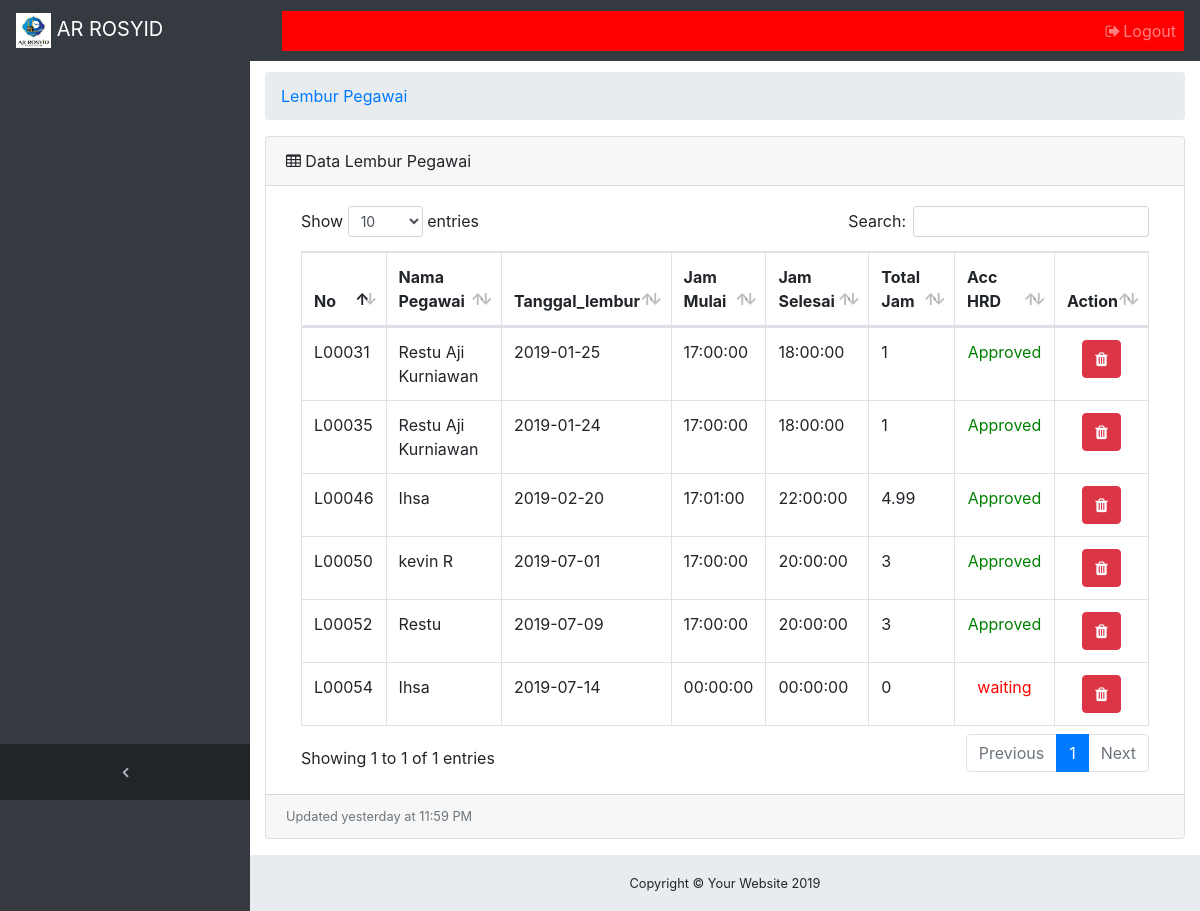
Page /lembur_pegawai.php on the committed database.
### tables this page shows
CREATE TABLE `lembur_pegawai` (
  `id_lembur` varchar(20) NOT NULL,
  `tgl_lembur` date NOT NULL,
  `bulan` varchar(10) NOT NULL,
  `id_pegawai` varchar(20) NOT NULL,
  `jam_mulai` time NOT NULL,
  `jam_selesai` time NOT NULL,
  `acc` char(1) NOT NULL DEFAULT '0' COMMENT '1 = setuju , 0 = belum setuju',
  `keterangan` text NOT NULL
);

CREATE TABLE `karyawan` (
  `id_karyawan` varchar(20) NOT NULL,
  `nip` varchar(200) DEFAULT NULL,
  `nama_karyawan` varchar(200) DEFAULT NULL,
  `jk_karyawan` varchar(200) DEFAULT NULL,
  `tmpt_lahir` varchar(200) DEFAULT NULL,
  `tgl_lahir` date DEFAULT NULL,
  `agama` varchar(200) DEFAULT NULL,
  `tgl_masuk` date DEFAULT NULL,
  `alamat` varchar(200) DEFAULT NULL,
  `no_telpn` varchar(200) DEFAULT NULL,
  `pend_terakhir` varchar(200) DEFAULT NULL,
  `id_jabatan` varchar(20) DEFAULT NULL,
  `id_bagian` varchar(20) DEFAULT NULL,
  `id_status` varchar(20) NOT NULL,
  `no_npwp` varchar(20) NOT NULL,
  `anggota_koperasi` char(1) NOT NULL COMMENT '1 = anggota, 0 = bukan',
  `status_pernikahan` char(1) NOT NULL,
  `jml_anak` char(1) NOT NULL,
  `foto_pegawai` varchar(50) NOT NULL,
  `id_rfid` varchar(50) NOT NULL,
  `status` varchar(1) NOT NULL DEFAULT '1'
);

### lembur_pegawai.php (the view, shortened to what this page needs)
<!DOCTYPE html>
<html lang="en">
<?php require_once "core/init.php";
  global $link;
  $query = "SELECT lembur_pegawai.id_lembur, lembur_pegawai.acc, karyawan.nama_karyawan , SUM(jam_selesai - jam_mulai) AS tot_jam, lembur_pegawai.tgl_lembur, lembur_pegawai.jam_mulai, lembur_pegawai.jam_selesai FROM `lembur_pegawai` INNER JOIN `karyawan` ON lembur_pegawai.id_pegawai = karyawan.id_karyawan GROUP BY lembur_pegawai.id_lembur";
  $sql = mysqli_query($link,$query);
?>
<?php  include('view/head.php'); ?>
<body class="fixed-nav sticky-footer bg-dark" id="page-top">
    <?php require_once "view/navigation.php" ; ?>
  <div class="content-wrapper">
    <div class="container-fluid">
      <ol class="breadcrumb">
        <li class="breadcrumb-item">
          <a href="lembur_pegawai.php">Lembur Pegawai</a>
        </li>
      </ol>
          <div class="card mb-3">
          <div class="card-header">
          <i class="fa fa-table"></i> Data Lembur Pegawai </div>
          <div class="card-body">
          <div class="table-responsive">
            <table class="table table-bordered" id="dataTable" width="100%" cellspacing="0">
              <thead>
                <tr>
                  <th>No</th>
                  <th>Nama Pegawai</th>
                  <th>Tanggal_lembur</th>
                  <th>Jam Mulai </th>
                  <th>Jam Selesai </th>
                  <th>Total Jam </th>
                  <th>Acc HRD </th>
                  <th>Action</th>
                </tr>
              </thead>
              <tbody>
<?php
  while($row = mysqli_fetch_array($sql)){
?>
                <tr>
                  <td><?php echo $row['id_lembur']; ?></td>
                  <td><?php echo $row['nama_karyawan']; ?></td>
                  <td><?php echo $row['tgl_lembur']; ?></td>
                  <td><?php echo $row['jam_mulai']; ?></td>
                  <td><?php echo $row['jam_selesai']; ?></td>
                  <td><?php echo $row['tot_jam']/10000; ?></td>
                  <td align="center"><?php $acc = $row['acc'];
                        if($acc == 1){
                          echo "<font color ="."green".">Approved</font>";
                        }elseif($acc == 2){
                          echo "<font color ="."red".">Rejected</font>";
                        }else{
                          echo "<font color ="."red".">waiting</font>";
                        }
                   ?></td>
                  <td align="center">
                           <a href="lembur_pegawai_delete.php?id=<?php echo $row['id_lembur']?>" onclick="javascript: return confirm('Anda yakin hapus ?');">
                           <button class="btn btn-danger"> <i class="fa fa-trash"></i></button></a></td>
                </tr>
              </tbody>
<?php } ?>
            </table>
          </div>
          </div>
          <div class="card-footer small text-muted">Updated yesterday at 11:59 PM</div>
        </div>
      </div>
    </div>
   <?php require_once "view/footer.php"; ?>
</body>
</html>

### view/head.php (shortened to what this page needs)
<head>
  <?php $siteurl = 'http://localhost/kepegawaian'; ?>
  <link href="vendor/bootstrap/css/bootstrap.min.css" rel="stylesheet">
  <link href="vendor/font-awesome/css/font-awesome.min.css" rel="stylesheet" type="text/css">
  <link href="vendor/datatables/dataTables.bootstrap4.css" rel="stylesheet">
  <link href="css/sb-admin.css" rel="stylesheet">
</head>

### view/navigation.php (shortened to what this page needs)
<nav class="navbar navbar-expand-lg navbar-dark bg-dark fixed-top" id="mainNav" style="background-color: green;">
  <a class="navbar-brand" href="<?php echo $siteurl; ?>/index.php"><img src="<?php echo $siteurl; ?>/image/arrosyid.ico" alt="logo" height="35" width="35"> AR ROSYID </a>
    <div class="collapse navbar-collapse" id="navbarResponsive">
      <ul class="navbar-nav sidenav-toggler">
        <li class="nav-item">
          <a class="nav-link text-center" id="sidenavToggler">
            <i class="fa fa-fw fa-angle-left"></i>
          </a>
        </li>
      </ul>
      <ul class="navbar-nav ml-auto">
        <li class="nav-item">
          <a class="nav-link" data-toggle="modal" data-target="#exampleModal">
            <i class="fa fa-fw fa-sign-out"></i>Logout</a>
        </li>
      </ul>
    </div>
</nav>

### view/footer.php (shortened to what this page needs)
<footer class="sticky-footer">
     <div class="container">
       <div class="text-center">
         <small>Copyright © Your Website <?php echo date('Y'); ?></small>
       </div>
     </div>
   </footer>

### css/sb-admin.css (style rules this page uses)
html { position: relative; min-height: 100%; }
body { overflow-x: hidden; }
body.sticky-footer { margin-bottom: 56px; }
body.sticky-footer .content-wrapper { min-height: calc(100vh - 56px - 56px); }
body.fixed-nav { padding-top: 56px; }
.content-wrapper { min-height: calc(100vh - 56px); padding-top: 1rem; }
#mainNav .navbar-collapse { overflow: auto; max-height: 75vh; }
#mainNav .navbar-collapse .navbar-nav .nav-item .nav-link { cursor: pointer; }
#mainNav .navbar-collapse .sidenav-toggler { display: none; }
@media (min-width: 992px) { #mainNav .navbar-brand { width: 250px; } }
@media (min-width: 992px) { #mainNav .navbar-collapse { overflow: visible; max-height: none; background-color: red ; } }
#mainNav.fixed-top .sidenav-toggler { display: none; }
@media (min-width: 992px) { #mainNav.fixed-top .sidenav-toggler { position: absolute; top: 0; left: 0; display: flex; -webkit-flex-direction: column; -ms-flex-direction: column; flex-direction: column; margin-top: calc(100vh - 56px); } }
@media (min-width: 992px) { #mainNav.fixed-top .sidenav-toggler > .nav-item { width: 250px; padding: 0; } }
@media (min-width: 992px) { #mainNav.fixed-top .sidenav-toggler > .nav-item > .nav-link { padding: 1em; } }
#mainNav.fixed-top.navbar-dark .sidenav-toggler { background-color: #212529; }
#mainNav.fixed-top.navbar-dark .sidenav-toggler a i { color: #adb5bd; }
.content-wrapper { overflow-x: hidden; background: white; }
@media (min-width: 992px) { .content-wrapper { margin-left: 250px; } }
#sidenavToggler i { font-weight: 800; }
footer.sticky-footer { position: absolute; right: 0; bottom: 0; width: 100%; height: 56px; background-color: #e9ecef; line-height: 55px; }
@media (min-width: 992px) { footer.sticky-footer { width: calc(100% - 250px); } }

### rows in the picture
lembur_pegawai: id_lembur "L00031", id_pegawai.nama_karyawan "Restu Aji Kurniawan", tgl_lembur "2019-01-25", jam_mulai "17:00:00", jam_selesai "18:00:00", tot_jam "1", acc "Approved"
lembur_pegawai: id_lembur "L00035", id_pegawai.nama_karyawan "Restu Aji Kurniawan", tgl_lembur "2019-01-24", jam_mulai "17:00:00", jam_selesai "18:00:00", tot_jam "1", acc "Approved"
lembur_pegawai: id_lembur "L00046", id_pegawai.nama_karyawan "Ihsa", tgl_lembur "2019-02-20", jam_mulai "17:01:00", jam_selesai "22:00:00", tot_jam "4.99", acc "Approved"
lembur_pegawai: id_lembur "L00050", id_pegawai.nama_karyawan "kevin R", tgl_lembur "2019-07-01", jam_mulai "17:00:00", jam_selesai "20:00:00", tot_jam "3", acc "Approved"
lembur_pegawai: id_lembur "L00052", id_pegawai.nama_karyawan "Restu", tgl_lembur "2019-07-09", jam_mulai "17:00:00", jam_selesai "20:00:00", tot_jam "3", acc "Approved"
lembur_pegawai: id_lembur "L00054", id_pegawai.nama_karyawan "Ihsa", tgl_lembur "2019-07-14", jam_mulai "00:00:00", jam_selesai "00:00:00", tot_jam "0", acc "waiting"
